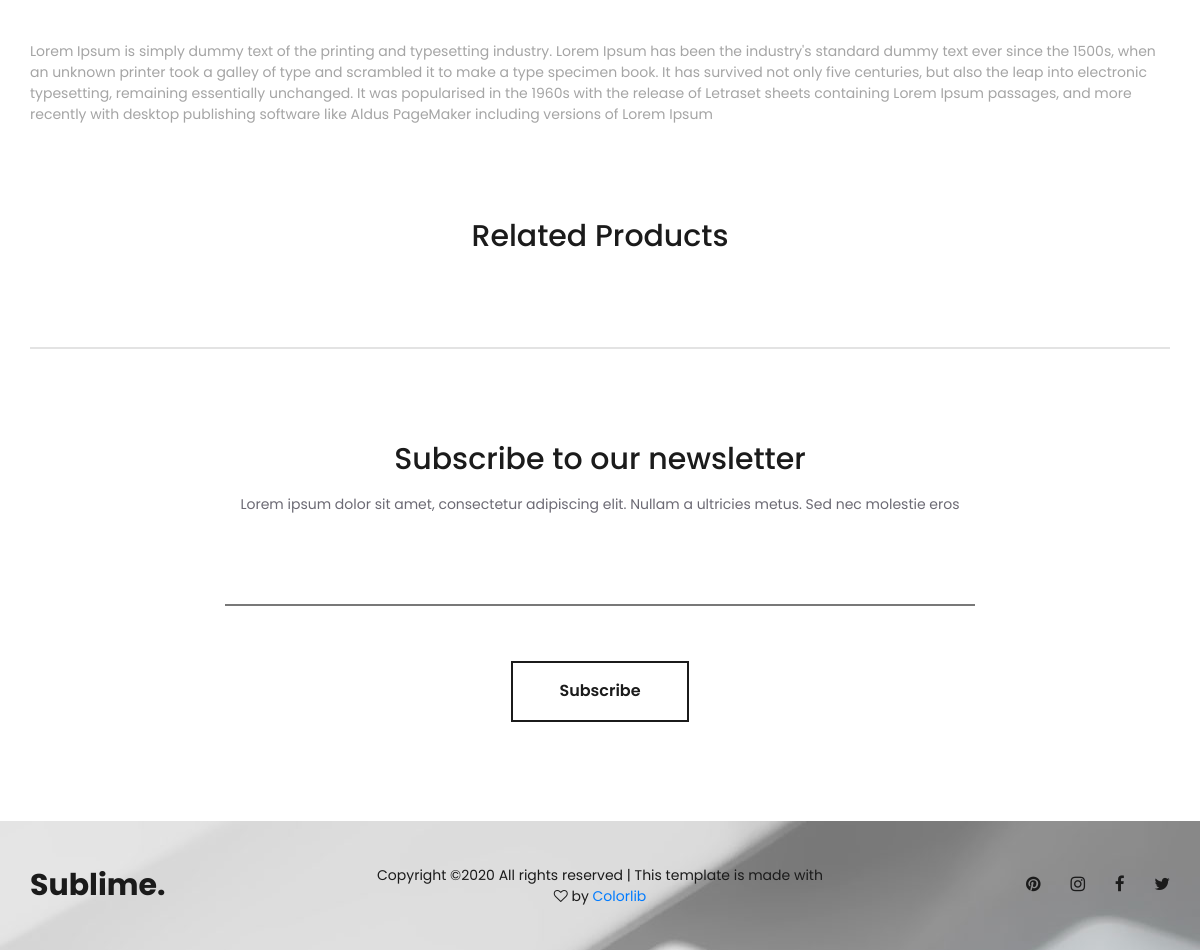
The app's page /product.php?id=1&cat_id=1 (lower part), older data.
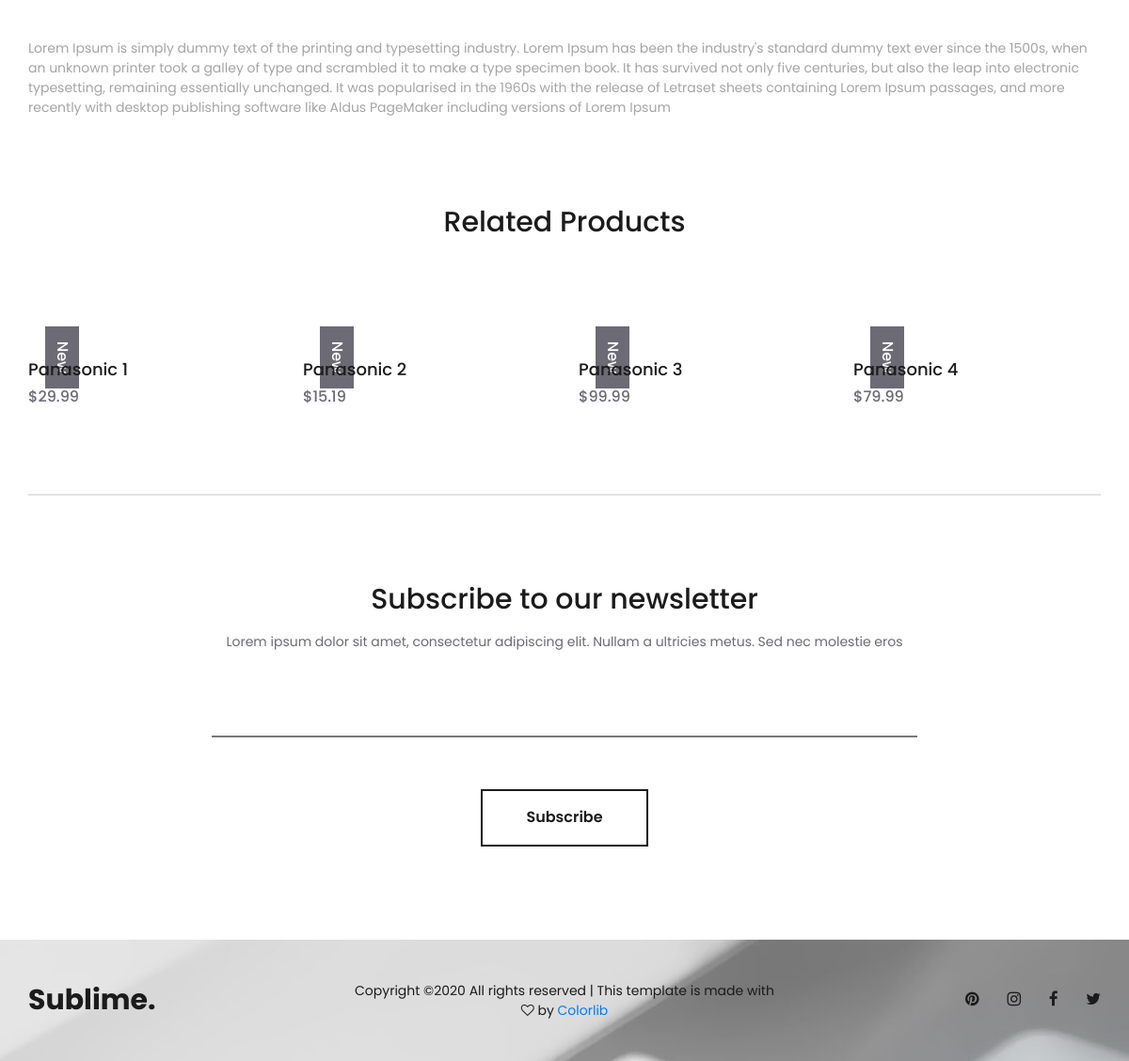
The same page, newer data.
### tables this page shows
CREATE TABLE `products` (
  `product_id` int(11) NOT NULL,
  `product_title` varchar(255) NOT NULL,
  `cat_id` int(11) NOT NULL,
  `product_price` float NOT NULL,
  `product_quantity` int(11) NOT NULL,
  `product_description` text NOT NULL,
  `product_image` varchar(255) NOT NULL,
  `product_word` text NOT NULL
);

### public/product.php (the view, shortened to what this page needs)
<!DOCTYPE html>
<html lang="en">
<head>
<link rel="stylesheet" type="text/css" href="styles/bootstrap4/bootstrap.min.css">
<link href="plugins/font-awesome-4.7.0/css/font-awesome.min.css" rel="stylesheet" type="text/css">
<link rel="stylesheet" type="text/css" href="plugins/OwlCarousel2-2.2.1/owl.carousel.css">
<link rel="stylesheet" type="text/css" href="plugins/OwlCarousel2-2.2.1/owl.theme.default.css">
<link rel="stylesheet" type="text/css" href="plugins/OwlCarousel2-2.2.1/animate.css">
<link rel="stylesheet" type="text/css" href="styles/product.css">
<link rel="stylesheet" type="text/css" href="styles/product_responsive.css">
</head>
<body>
<div class="super_container">
<?php
	$query = query("SELECT * FROM products WHERE product_id =" . escape_string($_GET['id']) ."" );
	while( $row = fetch_array($query)):
?>
	<div class="product_details">
		<div class="container">
			<div class="row description_row">
				<div class="col">
					<div class="description_text">
					<?php echo $row['product_description']?>
					</div>
				</div>
			</div>
		</div>
	</div>
	<?php endwhile; ?>
	<div class="products">
		<div class="container">
			<div class="row">
				<div class="col text-center">
					<div class="products_title">Related Products</div>
				</div>
			</div>
			<div class="row">
				<div class="col">
					<div class="product_grid">
						<?php relate_product() ?>
					</div>
				</div>
			</div>
		</div>
	</div>
	<div class="newsletter">
		<div class="container">
			<div class="row">
				<div class="col">
					<div class="newsletter_border"></div>
				</div>
			</div>
			<div class="row">
				<div class="col-lg-8 offset-lg-2">
					<div class="newsletter_content text-center">
						<div class="newsletter_title">Subscribe to our newsletter</div>
						<div class="newsletter_text"><p>Lorem ipsum dolor sit amet, consectetur adipiscing elit. Nullam a ultricies metus. Sed nec molestie eros</p></div>
						<div class="newsletter_form_container">
							<form action="#" id="newsletter_form" class="newsletter_form">
								<input type="email" class="newsletter_input" required="required">
								<button class="newsletter_button trans_200"><span>Subscribe</span></button>
							</form>
						</div>
					</div>
				</div>
			</div>
		</div>
	</div>
	<div class="footer_overlay"></div>
	<?php include(TEMPLATE_FRONT . DS . "footer.php"); ?>
</div>
</body>
</html>

### resources/functions.php (shortened to what this page needs)
<?php
    function query($sql){
        global $connection;
        return mysqli_query($connection,$sql);
    }
    function escape_string($string){
        global $connection;
        return mysqli_real_escape_string($connection,$string);
    }
    function fetch_array($result){
        return mysqli_fetch_array($result);
    }
	function relate_product(){
        $query = query("SELECT * FROM products WHERE cat_id = ". escape_string($_GET['cat_id']) .  " limit 4 ");
        while( $row = fetch_array($query)){
			$product = <<<DELIMETER
			<div class="product">
				<div class="product_image"><a href="product.php?id={$row['product_id']}&cat_id={$row['cat_id']}"><img src="{$row['product_image']}" alt=""></a></div>
					<div class="product_extra product_new"><a href="product.php?id={$row['product_id']}">New</a></div>
						<div class="product_content">
							<div class="product_title"><a href="product.php?id={$row['product_id']}">{$row['product_title']}</a></div>
							<div class="product_price">&#36;{$row['product_price']}</div>
						</div>
			</div>
			DELIMETER;
        echo $product;
        }
    }
?>

Row changes from the older to the newer data that the page shows:
now on one of the page's lists (row edited): products: product_title "Panasonic 1", product_price "29.99"
now on this page (row edited): products: product_title "Panasonic 2", product_price "15.19"
now on this page (row edited): products: product_title "Panasonic 3", product_price "99.99"
now on this page (row edited): products: product_title "Panasonic 4", product_price "79.99"
